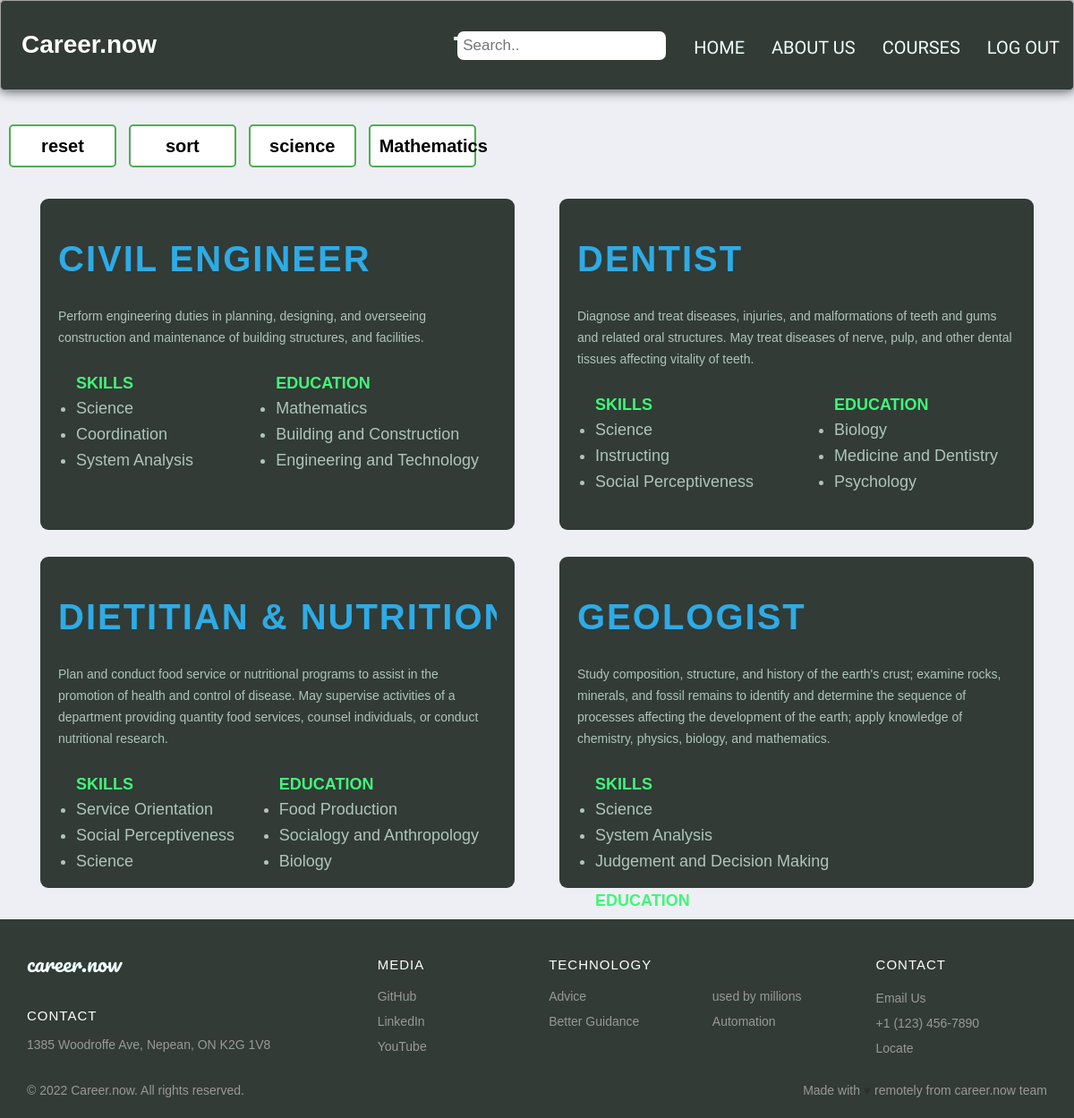
Screenshot of /courses.php?filter=science (signed in) with the database file from the repository.
### tables this page shows
CREATE TABLE `career_tb` (
  `id` int(11) NOT NULL,
  `name` varchar(25) NOT NULL,
  `descr` varchar(500) NOT NULL,
  `skill1` varchar(50) NOT NULL,
  `skill2` varchar(50) NOT NULL,
  `skill3` varchar(50) NOT NULL,
  `edu1` varchar(50) NOT NULL,
  `edu2` varchar(50) NOT NULL,
  `edu3` varchar(50) NOT NULL
);

### courses.php (the view, shortened to what this page needs)
<!DOCTYPE html>
<html lang="en">
<head>
    <link rel="stylesheet" href="style.css">
    <link rel="stylesheet" href="style1.css">
</head>
<body>
<?php
    include_once('courseHeader.php');
    include_once('connection.php');
    if(isset($_GET['err']))
    {
        $qrProd = "SELECT * FROM `career_tb` where name like '%$search%'";
    }
    elseif(isset($_GET['sort'])){
        $qrProd = "SELECT * FROM `career_tb` order by name asc";
    }
    elseif(isset($_GET['filter'])){
        $filter=$_GET['filter'];
        $qrProd = "SELECT * FROM `career_tb` where skill1 like '%$filter%' or skill2 like '%$filter%' or skill3 like '%$filter%' ";
    }
    else{
        $qrProd = "SELECT * FROM `career_tb` ";
    }
        $resProd = mysqli_query($connection,$qrProd);
?>
    <div class="sort-filter">
        <button class="learn-more"><a href="courses.php">reset</a></button>
        <button class="learn-more"><a href="courses.php?sort=0">sort</a></button>
        <button class="learn-more"><a href="courses.php?filter=science">science</a></button>
        <button class="learn-more"><a href="courses.php?filter=mathematics">Mathematics</a></button>
    </div>
    <div class="wrapper-c">
        <div class="cards_wrap-c">
            <?php
                while($rowProd = mysqli_fetch_array($resProd)){
                ?>
                <div class="card_item-c">
                    <div class="card_inner-c">
                        <div class="desc-c"><h1><?php echo $rowProd['name'];  ?></h1></div>
                        <div class="desc1-c"><p><?php echo $rowProd['descr'];  ?></p></div>
                        <div class="skills-ed">
                        <div class="descr-c">
                            <h4>SKILLS</h4>
                            <ul>
                                <li><?php echo $rowProd['skill1'];  ?></li>
                                <li><?php echo $rowProd['skill2'];  ?></li>
                                <li><?php echo $rowProd['skill3'];  ?></li>
                            </ul>
                        </div>
                        <div class="descr-c">
                            <h4>EDUCATION</h4>
                            <ul>
                                <li><?php echo $rowProd['edu1'];  ?></li>
                                <li><?php echo $rowProd['edu2'];  ?></li>
                                <li><?php echo $rowProd['edu3'];  ?></li>
                            </ul>
                        </div>
                    </div>
                </div>
            </div>
            <?php }?>
        </div>
    </div>
<?php  include_once('footer.php');?>
</body>
</html>

### style.css (style rules this page uses)
* { box-sizing: border-box; }
body { font-family: 'Montserrat', sans-serif; line-height: 1.6; margin: 0; min-height: 100vh; }
a { text-decoration: none; color:white ; }
.learn-more { padding: 10px; margin-left:100px ; margin-top: 1cm; font-size: 20px; font-weight: bold; color: white; border: 1px #3d3e3f9f solid; border-radius: 5px; background-color: #3d3e3f9f; ; width: 20%; text-align: center; align-items: center; align-content: center; font-family: 'Exo 2', sans-serif; }
.learn-more a { color: white; }
*, *:before, *:after { box-sizing: border-box; }
html { font-size: 100%; }
body { font-family: acumin-pro, system-ui, sans-serif; margin: 0; display: grid; grid-template-rows: auto 1fr auto; font-size: 14px; align-items: start; min-height: 100vh; }
:root { --clr-primary: #651fff; --clr-gray: #37474f; --clr-gray-light: #b0bec5; }
* { box-sizing: border-box; font-family: "Open Sans", sans-serif; margin: 0; padding: 0; }
* { margin: 0; padding: 0; box-sizing: border-box; font-family: 'Noto Sans JP', sans-serif; }
body { background: #eeeff4; }
body { font-family: Arial, Helvetica, sans-serif; }
body { margin: 0; font-family: Arial, Helvetica, sans-serif; }
.wrapper-c { margin-top: cm; }
.cards_wrap-c { padding: 20px; width: 100%; display: flex; justify-content: space-between; flex-wrap: wrap; }
.cards_wrap-c .card_item-c { padding: 15px 25px; width: 50%; border-radius: 7px; }
.cards_wrap-c .card_inner-c { background: rgb(50, 59, 53); border-radius: 9px; padding: 35px 20px; min-width: 225px; min-height: 370px; max-height: 370px; width: 100%; }
.cards_wrap-c .card_item-c .desc-c { color:rgb(46, 171, 230) ; font-size: 40px; font-weight: 900; letter-spacing: 2px; text-transform: uppercase; font-size: 20px; white-space: nowrap; overflow: hidden; text-overflow: ellipsis; }
.cards_wrap-c .card_item-c .descr-c { color:rgb(66, 245, 123) ; font-size: 18px; margin-top: 20px; font-weight: 100; margin: 5px 0 10px; }
.skills-ed { display: flex;padding: 20px; width: 100%; display: flex; justify-content: space-between; flex-wrap: wrap; }
.skills-ed ul { color: rgb(175, 196, 189); }
.cards_wrap-c .card_item-c .desc1-c { font-size: 14px; margin-top: 20px; line-height: 24px; color: rgb(175, 196, 189); }

### style1.css (style rules this page uses)
.sort-filter button { width: 10%; margin-left: 10px; background-color: white; color: black; border: 2px solid #4CAF50; }
.sort-filter a { color: black; }

### rows the page displays
career_tb: name "CIVIL ENGINEER", descr "Perform engineering duties in planning, designing, and overseeing construction and maintenance of building structures, and facilities.", skill1 "Science", skill2 "Coordination", skill3 "System Analysis", edu1 "Mathematics", edu2 "Building and Construction", edu3 "Engineering and Technology"
career_tb: name "DENTIST", descr "Diagnose and treat diseases, injuries, and malformations of teeth and gums and related oral structures. May treat diseases of nerve, pulp, and other dental tissues affecting vitality of teeth.", skill1 "Science", skill2 "Instructing", skill3 "Social Perceptiveness", edu1 "Biology", edu2 "Medicine and Dentistry", edu3 "Psychology"
career_tb: name "DIETITIAN & NUTRITI…", descr "Plan and conduct food service or nutritional programs to assist in the promotion of health and control of disease. May supervise activities of a department providing quantity food services, counsel individuals, or conduct nutritional research.", skill1 "Service Orientation", skill2 "Social Perceptiveness", skill3 "Science", edu1 "Food Production", edu2 "Socialogy and Anthropology", edu3 "Biology"
career_tb: name "GEOLOGIST", descr "Study composition, structure, and history of the earth's crust; examine rocks, minerals, and fossil remains to identify and determine the sequence of processes affecting the development of the earth; apply knowledge of chemistry, physics, biology, and mathematics.", skill1 "Science", skill2 "System Analysis", skill3 "Judgement and Decision Making"
